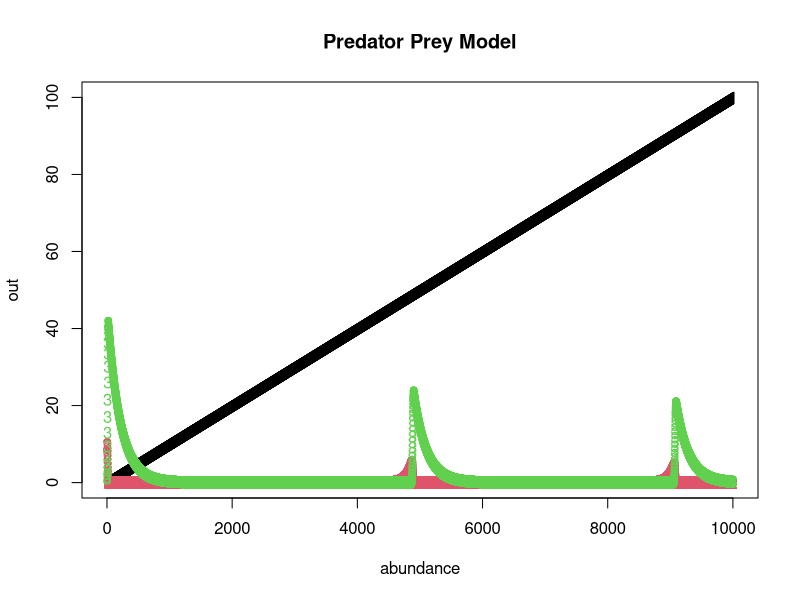

Write the R code that produced this figure.
#lotka Volterra predator prey model

library(deSolve)

#parameters:
#r = growth rate of prey pop
#N = starting population of prey
#P = starting population of predator
#K = carrying capacity of prey
#alpha = attack rate of predator
#epsilon= birth rate of predator
#delta = death rate of predator

#vectors of parameters and state variables, this allows us to easily change either of them
parameters <- c(r = log(3.47), alpha = 1, epsilon = 4, delta = 0.5, K = 25)
state<-c(N = 10, P = 1)
times<- seq(0, 100, by = 0.01)

pred_prey <- function(t, state, parameters){
  with(as.list(c(state, parameters)), {
    #rate of change
    #dprey=N*r - alpha * P * N #without density dependence, remember to remove K from vector of parameters
    dprey= N * (r * (1-(N/K)) - (alpha * P)) #with density dependence in prey
    dpredator = epsilon * P * N * alpha - delta * P
    
    #return rate of change
    list(c(dprey, dpredator))
  })
  
}


out<- ode(y=state, times = times, func = pred_prey, parms = parameters)

#plot(out, xlab = "time", ylab = "-") #plots on separate graphs
matplot(out, xlab="abundance", main = "Predator Prey Model")

#plotting barn gopher pops vs barn owl pops
#plot(out[,"N"], out[,"P"], pch = ".")
